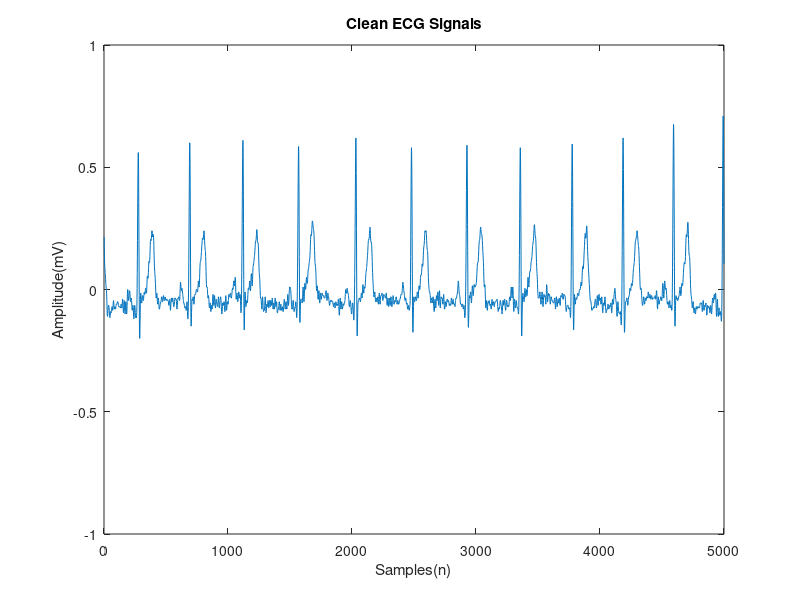

Source code (MATLAB): (Note: this script raises an error after producing the figure.)
% XUAN GAO MILLA EE4C03 ECG ADAPTIVE NOISE CANCELLING ASSIGNMENT

clc
clear all
load('ECG_database.mat')     % load data

% Clean ECG
figure
Data1 = Data1/200;
plot(Data1);
xlabel('Samples(n)');
ylabel('Amplitude(mV)'); ylim([-1 1]);
title('Clean ECG Signals');

WN_data = WN_data/200;
wn = wn/200;
BWN_data = BWN_data/200;
bwn = bwn/200;
EMN_data = EMN_data/200;
emn = emn/200;
MAN_data = MAN_data/200;
man = man/200;

datalength = 5000;
fs = 500;
fn = 50;
pli(:)=0;
for i=1:datalength
    pli(:,i) = 0.1*sin(2*pi*fn*i/fs);
end
PLI_data = (Data1 + pli);

%------------------------LMS ALGORITHM-------------------------
% Powerline Interference Noise
order =20;
beta = 0.01;
x = PLI_data;
x_ref = pli;
[y_pli_lms,wts_pli_lms,err_pli_lms] = LMS(x_ref,x,order,beta);
[PSD_PLI_lms] = PSD(err_pli_lms);
[PSD_PLI] = PSD(PLI_data);
%hold on
%plot(PSD_PLI_lms); legend ('LMS');
%figure
% hold on
%plot(Hpsd); legend ('PLI unfiltered');
% plot(PSD_PLI_lms); legend ('LMS');
%hold(PSD_PLI_lms,'on'); legend ('LMS');


% White Gaussian Noise
order =5;
beta = 0.01;
x = WN_data;
x_ref = wn;
[y_wn_lms,wts_wn_lms,err_wn_lms] = LMS(x_ref,x,order,beta);

% baseline wander noises
order =5;
beta = 0.02;
x = BWN_data;
x_ref = bwn;
[y_bwn_lms,wts_bwn_lms,err_bwn_lms] = LMS(x_ref,x,order,beta);

% electrode movement noise
order =12;
beta = 0.015;
x_ref = emn;
x = EMN_data;
[y_emn_lms,wts_emn_lms,err_emn_lms] = LMS(x_ref,x,order,beta);
 
% muscle artifacts
order =12;
beta = 0.2;
x_ref = man;
x = MAN_data;
[y_ma_lms,wts_ma_lms,err_ma_lms] = LMS(x_ref,x,order,beta);

%------------------------NLMS ALGORITHM------------------------
% Powerline Interference Noise
order =5;
beta = 0.002;
x = PLI_data;
x_ref = pli;
[y_pli_nlms,wts_pli_nlms,err_pli_nlms] = NLMS(x_ref,x,order,beta);
[PSD_PLI_nlms] = PSD(err_pli_nlms);

% White Gaussian Noise
order =5;
beta = 0.002;
x = WN_data;
x_ref = wn;
[y_wn_nlms,wts_wn_nlms,err_wn_nlms] = NLMS(x_ref,x,order,beta);

% baseline wander noises
order =5;
beta = 0.02;
x = BWN_data;
x_ref = bwn;
[y_bwn_nlms,wts_bwn_nlms,err_bwn_nlms] = NLMS(x_ref,x,order,beta);

% electrode movement noise
order =5;
beta = 0.02;
x_ref = emn;
x = EMN_data;
[y_emn_nlms,wts_emn_nlms,err_emn_nlms] = NLMS(x_ref,x,order,beta);

% muscle artifacts
order =12;
beta = 0.06;
x_ref = man;
x = MAN_data;
[y_ma_nlms,wts_ma_nlms,err_ma_nlms] = NLMS(x_ref,x,order,beta);

% ------------------------RLS ALGORITHM-------------------------
% Powerline Interference Noise
x = PLI_data;
x_ref = pli;
lambda = 0.9999;
order = 8;
[y_pli_rls,wts_pli_rls,err_pli_rls] = RLS(x_ref,x,order,lambda);
[PSD_PLI_rls] = PSD(err_pli_rls);

% White Gaussian Noise
x = WN_data;
x_ref = wn;
lambda = 0.9999;
order = 8;
[y_wn_rls,wts_wn_rls,err_wn_rls] = RLS(x_ref,x,order,lambda);

% baseline wander noises
x = BWN_data;
x_ref = bwn;
lambda = 0.99;
order = 8;
[y_bwn_rls,wts_bwn_rls,err_bwn_rls] = RLS(x_ref,x,order,lambda);

% electrode movement noise
x = EMN_data;
x_ref = emn;
lambda = 0.99;
order = 8;
[y_emn_rls,wts_emn_rls,err_emn_rls] = RLS(x_ref,x,order,lambda);

% muscle artifacts
x = MAN_data;
x_ref = man;
lambda = 0.99999999999999;
order = 1;
[y_ma_rls,wts_ma_rls,err_ma_rls] = RLS(x_ref,x,order,lambda);

%---------------------------SNR Calculation------------------%
% SNR
snr_pli_new_lms = snr(Data1, Data1-err_pli_lms');
snr_pli_new_nlms = snr(Data1, Data1-err_pli_nlms');
snr_pli_new_rls = snr(Data1, Data1-err_pli_rls');
snr_pli_old = snr(Data1, pli);
imp_snr_pli_lms = abs(snr_pli_old - snr_pli_new_lms);
imp_snr_pli_nlms = abs(snr_pli_old - snr_pli_new_nlms);
imp_snr_pli_rls = abs(snr_pli_old - snr_pli_new_rls) ;

snr_wn_new_lms = snr(Data1, Data1-err_wn_lms');
snr_wn_new_nlms = snr(Data1, Data1-err_wn_nlms');
snr_wn_new_rls = snr(Data1, Data1-err_wn_rls');
snr_wn_old = snr(Data1, wn);
imp_snr_wn_lms = abs(snr_wn_old - snr_wn_new_lms);
imp_snr_wn_nlms = abs(snr_wn_old - snr_wn_new_nlms);
imp_snr_wn_rls = abs(snr_wn_old - snr_wn_new_rls) ;
 
snr_bwn_new_lms = snr(Data1, Data1-err_bwn_lms');
snr_bwn_new_nlms = snr(Data1, Data1-err_bwn_nlms');
snr_bwn_new_rls = snr(Data1, Data1-err_bwn_rls');
snr_bwn_old = snr(Data1, bwn);
imp_snr_bwn_lms = abs(snr_bwn_old - snr_bwn_new_lms);
imp_snr_bwn_nlms = abs(snr_bwn_old - snr_bwn_new_nlms) ;
imp_snr_bwn_rls = abs(snr_bwn_old - snr_bwn_new_rls) ;
 
snr_emn_new_lms = snr(Data1, Data1-err_emn_lms');
snr_emn_new_nlms = snr(Data1, Data1-err_emn_nlms');
snr_emn_new_rls = snr(Data1, Data1-err_emn_rls');
snr_emn_old = snr(Data1, emn);
imp_snr_emn_lms = abs(snr_emn_old - snr_emn_new_lms);
imp_snr_emn_nlms = abs(snr_emn_old - snr_emn_new_nlms);
imp_snr_emn_rls = abs(snr_emn_old - snr_emn_new_rls);
 
snr_ma_new_lms = snr(Data1, Data1-err_ma_lms');
snr_ma_new_nlms = snr(Data1, Data1-err_ma_nlms');
snr_ma_new_rls = snr(Data1, Data1-err_ma_rls');
snr_ma_old = snr(Data1, man);
imp_snr_ma_lms = abs(snr_ma_old - snr_ma_new_lms);
imp_snr_ma_nlms = abs(snr_ma_old - snr_ma_new_nlms) ;
imp_snr_ma_rls = abs(snr_ma_old - snr_ma_new_rls) ;
 
% MSE
mse_pli_nlms = (1/5000)*sum((Data1-err_pli_nlms').^2);
mse_wn_nlms = (1/5000)*sum((Data1-err_wn_nlms').^2);
mse_bwn_nlms = (1/5000)*sum((Data1-err_bwn_nlms').^2);
mse_emn_nlms = (1/5000)*sum((Data1-err_emn_nlms').^2);
mse_ma_nlms = (1/5000)*sum((Data1-err_ma_nlms').^2);
 
mse_pli_lms = (1/5000)*sum((Data1-err_pli_lms').^2);
mse_wn_lms = (1/5000)*sum((Data1-err_wn_lms').^2);
mse_bwn_lms = (1/5000)*sum((Data1-err_bwn_lms').^2);
mse_emn_lms = (1/5000)*sum((Data1-err_emn_lms').^2);
mse_ma_lms = (1/5000)*sum((Data1-err_ma_lms').^2);
 
mse_pli_rls = (1/5000)*sum((Data1-err_pli_rls').^2);
mse_wn_rls = (1/5000)*sum((Data1-err_wn_rls').^2); 
mse_bwn_rls = (1/5000)*sum((Data1-err_bwn_rls').^2);
mse_emn_rls = (1/5000)*sum((Data1-err_emn_rls').^2);
mse_ma_rls = (1/5000)*sum((Data1-err_ma_rls').^2);

% PRD
prd_pli_nlms = sqrt((1/5000)*sum((Data1-err_pli_nlms').^2))*100;
prd_wn_nlms = sqrt((1/5000)*sum((Data1-err_wn_nlms').^2))*100;
prd_bwn_nlms = sqrt((1/5000)*sum((Data1-err_bwn_nlms').^2))*100;
prd_emn_nlms = sqrt((1/5000)*sum((Data1-err_emn_nlms').^2))*100;
prd_ma_nlms = sqrt((1/5000)*sum((Data1-err_ma_nlms').^2))*100;

prd_pli_lms = sqrt((1/5000)*sum((Data1-err_pli_lms').^2))*100;
prd_wn_lms = sqrt((1/5000)*sum((Data1-err_wn_lms').^2))*100;
prd_bwn_lms = sqrt((1/5000)*sum((Data1-err_bwn_lms').^2))*100;
prd_emn_lms = sqrt((1/5000)*sum((Data1-err_emn_lms').^2))*100;
prd_ma_lms = sqrt((1/5000)*sum((Data1-err_ma_lms').^2))*100;

prd_pli_rls = sqrt((1/5000)*sum((Data1-err_pli_rls').^2))*100;
prd_wn_rls = sqrt((1/5000)*sum((Data1-err_wn_rls').^2))*100;
prd_bwn_rls = sqrt((1/5000)*sum((Data1-err_bwn_rls').^2))*100;
prd_emn_rls = sqrt((1/5000)*sum((Data1-err_emn_rls').^2))*100;
prd_ma_rls = sqrt((1/5000)*sum((Data1-err_ma_rls').^2))*100;

%---------------------------PLOTS----------------------------%
figure
subplot(4,1,1); plot(PLI_data); ylim([-1 1]);
xlabel('Samples(n)');
ylabel('Amplitude(mV)');
title('Corrupted ECG Signal with Powerline Interference Noise');
subplot(4,1,2); plot(err_pli_lms); ylim([-1 1]);
xlabel('Samples(n)');
ylabel('Amplitude(mV)');
title('LMS Filter Output signal');
subplot(4,1,3); plot(err_pli_nlms); ylim([-1 1]);
xlabel('Samples(n)');
ylabel('Amplitude(mV)');
title('NLMS Filter Output signal');
subplot(4,1,4); plot(err_pli_rls); ylim([-1 1]);
xlabel('Samples(n)');
ylabel('Amplitude(mV)');
title('RLS Filter Output signal');

figure
subplot(4,1,1); plot(WN_data); ylim([-2 2]);
xlabel('Samples(n)');
ylabel('Amplitude(mV)');
title('Corrupted ECG Signal with White Gaussian Noise');
subplot(4,1,2); plot(err_wn_lms); ylim([-1 1]);
xlabel('Samples(n)');
ylabel('Amplitude(mV)');
title('LMS Filter Output signal');
subplot(4,1,3); plot(err_wn_nlms); ylim([-1 1]);
xlabel('Samples(n)');
ylabel('Amplitude(mV)');
title('NLMS Filter Output signal');
subplot(4,1,4); plot(err_wn_rls); ylim([-1 1]);
xlabel('Samples(n)');
ylabel('Amplitude(mV)');
title('RLS Filter Output signal');

figure
subplot(4,1,1); plot(BWN_data); ylim([-3 3]);
xlabel('Samples(n)');
ylabel('Amplitude(mV)');
title('Corrupted ECG Signal with Baseline Wander Noise');
subplot(4,1,2); plot(err_bwn_lms); ylim([-1 1]);
xlabel('Samples(n)');
ylabel('Amplitude(mV)');
title('LMS Filter Output signal');
subplot(4,1,3); plot(err_bwn_nlms); ylim([-1 1]);
xlabel('Samples(n)');
ylabel('Amplitude(mV)');
title('NLMS Filter Output signal');
subplot(4,1,4); plot(err_bwn_rls); ylim([-1 1]);
xlabel('Samples(n)');
ylabel('Amplitude(mV)');
title('RLS Filter Output signal');

figure
subplot(4,1,1); plot(EMN_data); ylim([-3 3]);
xlabel('Samples(n)');
ylabel('Amplitude(mV)');
title('Corrupted ECG Signal with Electrode Movement Noise');
subplot(4,1,2); plot(err_emn_lms); ylim([-1 1]);
xlabel('Samples(n)');
ylabel('Amplitude(mV)');
title('LMS Filter Output signal');
subplot(4,1,3); plot(err_emn_nlms); ylim([-1 1]);
xlabel('Samples(n)');
ylabel('Amplitude(mV)');
title('NLMS Filter Output signal');
subplot(4,1,4); plot(err_emn_rls); ylim([-1 1]);
xlabel('Samples(n)');
ylabel('Amplitude(mV)');
title('RLS Filter Output signal');

figure
subplot(4,1,1); plot(MAN_data); ylim([-2 2]);
xlabel('Samples(n)');
ylabel('Amplitude(mV)');
title('Corrupted ECG Signal with Muscle Artifacts Noise');
subplot(4,1,2); plot(err_ma_lms); ylim([-1 1]);
xlabel('Samples(n)');
ylabel('Amplitude(mV)');
title('LMS Filter Output signal');
subplot(4,1,3); plot(err_ma_nlms); ylim([-1 1]);
xlabel('Samples(n)');
ylabel('Amplitude(mV)');
title('NLMS Filter Output signal');
subplot(4,1,4); plot(err_ma_rls); ylim([-1 1]);
xlabel('Samples(n)');
ylabel('Amplitude(mV)');
title('RLS Filter Output signal');

figure
subplot(2,2,1);
plot(PSD_PLI); legend ('PLI unfiltered');
title('Power Spectrum Density of the PLI unfiltered signal');
subplot(2,2,2);
plot(PSD_PLI_lms); legend ('PLI filtered by LMS');
title('Power Spectrum Density of the PLI filtered signal by LMS');
subplot(2,2,3);
plot(PSD_PLI_nlms); legend ('PLI filtered by NLMS');
title('Power Spectrum Density of the PLI filtered signal by NLMS');
subplot(2,2,4);
plot(PSD_PLI_rls); legend ('PLI filtered by RLS');
title('Power Spectrum Density of the PLI filtered signal by RLS');

